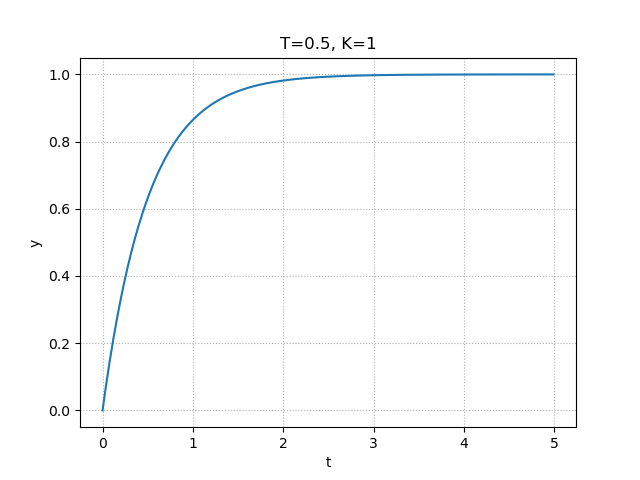

This chart was generated by the following Python code:
"""
2021/02/26
@Yuya Shimizu

時間応答（1次遅れ系）
"""

from control.matlab import *
import matplotlib.pyplot as plt
import numpy as np
from for_plot import *    #自分で定義した関数をインポート
#定義した関数について (https://qiita.com/Yuya-Shimizu/items/f811317d733ee3f45623)


##1次遅れ系のステップ応答

T, K = 0.5, 1   #時定数とゲインの設定
P = tf([0, K], [T, 1])  #1次遅れ系
y, t = step(P, np.arange(0, 5, 0.01))   #ステップ応答（0~5秒で，0.01刻み）

fig1, ax1 = plt.subplots()
ax1.plot(t, y)
plot_set(ax1, 't', 'y') #グリッドやラベルを与える関数(自作のfor_plotライブラリより)
plt.title(f"T={T}, K={K}")
plt.show()


##1次遅れ系のステップ応答（時定数Tを変化させる）
K = 1
T = (1, 0.5, 0.1)   #3種類の時定数を用意

#図示の準備
fig2, ax2 = plt.subplots()
LS = linestyle_generator()  #線種を与える関数(自作のfor_plotライブラリより)

for i in range(len(T)):
    P = tf([0, K], [T[i], 1])  #1次遅れ系
    y, t = step(P, np.arange(0, 5, 0.01))   #ステップ応答（0~5秒で，0.01刻み）
    ax2.plot(t, y, ls=next(LS), label=f"T={T[i]}")

plot_set(ax2, 't', 'y', 'best')
plt.title(f"T={T}, K={K}")
plt.show()


##1次遅れ系のステップ応答（ゲインKを変化させる）
T = 0.5
K = (1, 2, 3)   #3種類のゲインを用意

#図示の準備
fig3, ax3 = plt.subplots()
LS = linestyle_generator()  #線種を与える関数(自作のfor_plotライブラリより)

for i in range(len(K)):
    P = tf([0, K[i]], [T, 1])  #1次遅れ系
    y, t = step(P, np.arange(0, 5, 0.01))   #ステップ応答（0~5秒で，0.01刻み）
    ax3.plot(t, y, ls=next(LS), label=f"K={K[i]}")

plot_set(ax3, 't', 'y', 'best')
plt.title(f"T={T}, K={K}")
plt.show()
